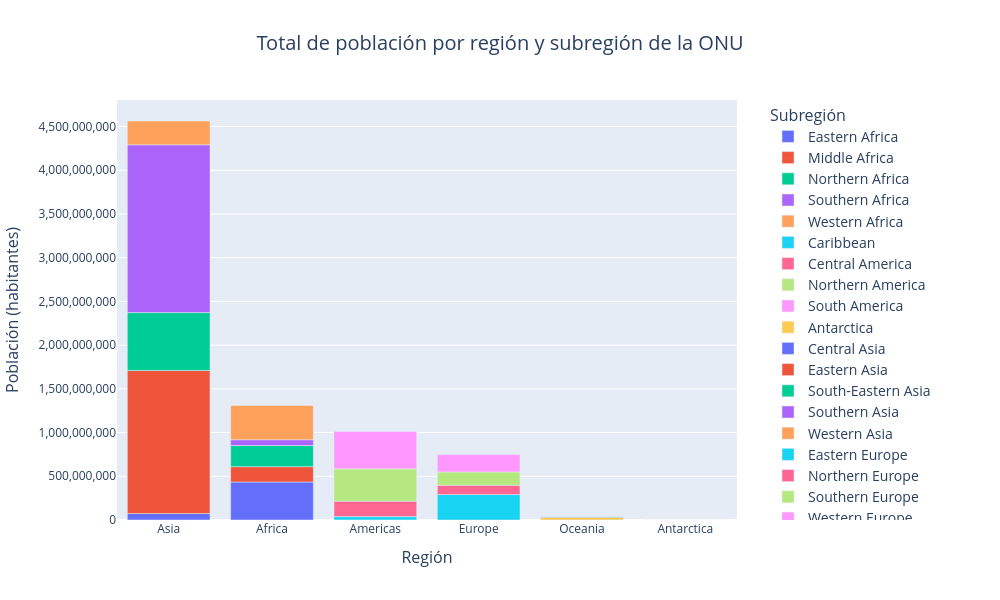

Notebook cell for this chart:
### Markdown cell above
Con el argumento `color=SUBREGION` puede generarse un gráfico de barras apiladas (en inglés, *stacked*) en el que para cada región se muestran sus subregiones.

### Code cell
# Suma de población por región y subregión de la ONU
# Con reset_index() se evita la creación de un índice y 
# así es posible usar más fácilmente todas las columnas en el gráfico
poblacion_region_subregion_suma = paises.groupby(['REGION_UN', 'SUBREGION'])['POP_EST'].sum().reset_index()

# Ordenar las regiones por población total descendente
poblacion_total_region = poblacion_region_subregion_suma.groupby('REGION_UN')['POP_EST'].sum().sort_values(ascending=False).index

# Asignar el orden de las categorías en el eje X
poblacion_region_subregion_suma['REGION_UN'] = pd.Categorical(
    poblacion_region_subregion_suma['REGION_UN'],
    categories=poblacion_total_region,
    ordered=True
)

# Creación del gráfico de barras apiladas
fig = px.bar(
    poblacion_region_subregion_suma,
    x='REGION_UN',
    y='POP_EST',
    color='SUBREGION',
    title='Total de población por región y subregión de la ONU',
    labels={
        'REGION_UN': 'Región',
        'SUBREGION': 'Subregión',
        'POP_EST': 'Población (habitantes)'
    },
    category_orders={'REGION_UN': poblacion_total_region},  # Aplicar el orden de las regiones
    width=1000,   # Ancho de la figura en píxeles
    height=600    # Alto de la figura en píxeles
)

# Actualizar el formato del eje y para evitar notación científica
fig.update_yaxes(tickformat=",d")

# Atributos globales de la figura
fig.update_layout(
    title=dict(
        x=0.5,  # Centrar el título
        font=dict(size=20)
    ),
    xaxis_title=dict(font=dict(size=16)),
    yaxis_title=dict(font=dict(size=16)),
    legend_title=dict(
        text='Subregión',
        font=dict(size=16)
    ),
    legend=dict(
        title_font_size=16,
        font_size=14,
        x=1.05,  # Posición horizontal de la leyenda
        y=1      # Posición vertical de la leyenda
    )
)

# Despliegue del gráfico
mostrar(fig)

### Figure 1 — Plotly figure (JSON) as saved in the notebook; plotly's stock layout.template omitted (floating-point values rounded to 4 significant figures)
{"data": [{"hovertemplate": "Subregión=Eastern Africa<br>Región=%{x}<br>Población (habitantes)=%{y}<extra></extra>", "legendgroup": "Eastern Africa", "marker": {"color": "#636efa", "pattern": {"shape": ""}}, "name": "Eastern Africa", "orientation": "v", "showlegend": true, "textposition": "auto", "type": "bar", "x": ["Africa"], "xaxis": "x", "y": [435200000.0], "yaxis": "y"}, {"hovertemplate": "Subregión=Middle Africa<br>Región=%{x}<br>Población (habitantes)=%{y}<extra></extra>", "legendgroup": "Middle Africa", "marker": {"color": "#EF553B", "pattern": {"shape": ""}}, "name": "Middle Africa", "orientation": "v", "showlegend": true, "textposition": "auto", "type": "bar", "x": ["Africa"], "xaxis": "x", "y": [174300000.0], "yaxis": "y"}, {"hovertemplate": "Subregión=Northern Africa<br>Región=%{x}<br>Población (habitantes)=%{y}<extra></extra>", "legendgroup": "Northern Africa", "marker": {"color": "#00cc96", "pattern": {"shape": ""}}, "name": "Northern Africa", "orientation": "v", "showlegend": true, "textposition": "auto", "type": "bar", "x": ["Africa"], "xaxis": "x", "y": [241800000.0], "yaxis": "y"}, {"hovertemplate": "Subregión=Southern Africa<br>Región=%{x}<br>Población (habitantes)=%{y}<extra></extra>", "legendgroup": "Southern Africa", "marker": {"color": "#ab63fa", "pattern": {"shape": ""}}, "name": "Southern Africa", "orientation": "v", "showlegend": true, "textposition": "auto", "type": "bar", "x": ["Africa"], "xaxis": "x", "y": [66630000.0], "yaxis": "y"}, {"hovertemplate": "Subregión=Western Africa<br>Región=%{x}<br>Población (habitantes)=%{y}<extra></extra>", "legendgroup": "Western Africa", "marker": {"color": "#FFA15A", "pattern": {"shape": ""}}, "name": "Western Africa", "orientation": "v", "showlegend": true, "textposition": "auto", "type": "bar", "x": ["Africa"], "xaxis": "x", "y": [391400000.0], "yaxis": "y"}, {"hovertemplate": "Subregión=Caribbean<br>Región=%{x}<br>Población (habitantes)=%{y}<extra></extra>", "legendgroup": "Caribbean", "marker": {"color": "#19d3f3", "pattern": {"shape": ""}}, "name": "Caribbean", "orientation": "v", "showlegend": true, "textposition": "auto", "type": "bar", "x": ["Americas"], "xaxis": "x", "y": [38980000.0], "yaxis": "y"}, {"hovertemplate": "Subregión=Central America<br>Región=%{x}<br>Población (habitantes)=%{y}<extra></extra>", "legendgroup": "Central America", "marker": {"color": "#FF6692", "pattern": {"shape": ""}}, "name": "Central America", "orientation": "v", "showlegend": true, "textposition": "auto", "type": "bar", "x": ["Americas"], "xaxis": "x", "y": [176600000.0], "yaxis": "y"}, {"hovertemplate": "Subregión=Northern America<br>Región=%{x}<br>Población (habitantes)=%{y}<extra></extra>", "legendgroup": "Northern America", "marker": {"color": "#B6E880", "pattern": {"shape": ""}}, "name": "Northern America", "orientation": "v", "showlegend": true, "textposition": "auto", "type": "bar", "x": ["Americas"], "xaxis": "x", "y": [369200000.0], "yaxis": "y"}, {"hovertemplate": "Subregión=South America<br>Región=%{x}<br>Población (habitantes)=%{y}<extra></extra>", "legendgroup": "South America", "marker": {"color": "#FF97FF", "pattern": {"shape": ""}}, "name": "South America", "orientation": "v", "showlegend": true, "textposition": "auto", "type": "bar", "x": ["Americas"], "xaxis": "x", "y": [427100000.0], "yaxis": "y"}, {"hovertemplate": "Subregión=Antarctica<br>Región=%{x}<br>Población (habitantes)=%{y}<extra></extra>", "legendgroup": "Antarctica", "marker": {"color": "#FECB52", "pattern": {"shape": ""}}, "name": "Antarctica", "orientation": "v", "showlegend": true, "textposition": "auto", "type": "bar", "x": ["Antarctica"], "xaxis": "x", "y": [4490.0], "yaxis": "y"}, {"hovertemplate": "Subregión=Central Asia<br>Región=%{x}<br>Población (habitantes)=%{y}<extra></extra>", "legendgroup": "Central Asia", "marker": {"color": "#636efa", "pattern": {"shape": ""}}, "name": "Central Asia", "orientation": "v", "showlegend": true, "textposition": "auto", "type": "bar", "x": ["Asia"], "xaxis": "x", "y": [73810000.0], "yaxis": "y"}, {"hovertemplate": "Subregión=Eastern Asia<br>Región=%{x}<br>Población (habitantes)=%{y}<extra></extra>", "legendgroup": "Eastern Asia", "marker": {"color": "#EF553B", "pattern": {"shape": ""}}, "name": "Eastern Asia", "orientation": "v", "showlegend": true, "textposition": "auto", "type": "bar", "x": ["Asia"], "xaxis": "x", "y": [1636000000.0], "yaxis": "y"}, {"hovertemplate": "Subregión=South-Eastern Asia<br>Región=%{x}<br>Población (habitantes)=%{y}<extra></extra>", "legendgroup": "South-Eastern Asia", "marker": {"color": "#00cc96", "pattern": {"shape": ""}}, "name": "South-Eastern Asia", "orientation": "v", "showlegend": true, "textposition": "auto", "type": "bar", "x": ["Asia"], "xaxis": "x", "y": [661900000.0], "yaxis": "y"}, {"hovertemplate": "Subregión=Southern Asia<br>Región=%{x}<br>Población (habitantes)=%{y}<extra></extra>", "legendgroup": "Southern Asia", "marker": {"color": "#ab63fa", "pattern": {"shape": ""}}, "name": "Southern Asia", "orientation": "v", "showlegend": true, "textposition": "auto", "type": "bar", "x": ["Asia"], "xaxis": "x", "y": [1919000000.0], "yaxis": "y"}, {"hovertemplate": "Subregión=Western Asia<br>Región=%{x}<br>Población (habitantes)=%{y}<extra></extra>", "legendgroup": "Western Asia", "marker": {"color": "#FFA15A", "pattern": {"shape": ""}}, "name": "Western Asia", "orientation": "v", "showlegend": true, "textposition": "auto", "type": "bar", "x": ["Asia"], "xaxis": "x", "y": [272100000.0], "yaxis": "y"}, {"hovertemplate": "Subregión=Eastern Europe<br>Región=%{x}<br>Población (habitantes)=%{y}<extra></extra>", "legendgroup": "Eastern Europe", "marker": {"color": "#19d3f3", "pattern": {"shape": ""}}, "name": "Eastern Europe", "orientation": "v", "showlegend": true, "textposition": "auto", "type": "bar", "x": ["Europe"], "xaxis": "x", "y": [291100000.0], "yaxis": "y"}, {"hovertemplate": "Subregión=Northern Europe<br>Región=%{x}<br>Población (habitantes)=%{y}<extra></extra>", "legendgroup": "Northern Europe", "marker": {"color": "#FF6692", "pattern": {"shape": ""}}, "name": "Northern Europe", "orientation": "v", "showlegend": true, "textposition": "auto", "type": "bar", "x": ["Europe"], "xaxis": "x", "y": [105800000.0], "yaxis": "y"}, {"hovertemplate": "Subregión=Southern Europe<br>Región=%{x}<br>Población (habitantes)=%{y}<extra></extra>", "legendgroup": "Southern Europe", "marker": {"color": "#B6E880", "pattern": {"shape": ""}}, "name": "Southern Europe", "orientation": "v", "showlegend": true, "textposition": "auto", "type": "bar", "x": ["Europe"], "xaxis": "x", "y": [152700000.0], "yaxis": "y"}, {"hovertemplate": "Subregión=Western Europe<br>Región=%{x}<br>Población (habitantes)=%{y}<extra></extra>", "legendgroup": "Western Europe", "marker": {"color": "#FF97FF", "pattern": {"shape": ""}}, "name": "Western Europe", "orientation": "v", "showlegend": true, "textposition": "auto", "type": "bar", "x": ["Europe"], "xaxis": "x", "y": [198100000.0], "yaxis": "y"}, {"hovertemplate": "Subregión=Australia and New Zealand<br>Región=%{x}<br>Población (habitantes)=%{y}<extra></extra>", "legendgroup": "Australia and New Zealand", "marker": {"color": "#FECB52", "pattern": {"shape": ""}}, "name": "Australia and New Zealand", "orientation": "v", "showlegend": true, "textposition": "auto", "type": "bar", "x": ["Oceania"], "xaxis": "x", "y": [30320000.0], "yaxis": "y"}, {"hovertemplate": "Subregión=Melanesia<br>Región=%{x}<br>Población (habitantes)=%{y}<extra></extra>", "legendgroup": "Melanesia", "marker": {"color": "#636efa", "pattern": {"shape": ""}}, "name": "Melanesia", "orientation": "v", "showlegend": true, "textposition": "auto", "type": "bar", "x": ["Oceania"], "xaxis": "x", "y": [10640000.0], "yaxis": "y"}, {"hovertemplate": "Subregión=Micronesia<br>Región=%{x}<br>Población (habitantes)=%{y}<extra></extra>", "legendgroup": "Micronesia", "marker": {"color": "#EF553B", "pattern": {"shape": ""}}, "name": "Micronesia", "orientation": "v", "showlegend": true, "textposition": "auto", "type": "bar", "x": ["Oceania"], "xaxis": "x", "y": [320800.0], "yaxis": "y"}, {"hovertemplate": "Subregión=Polynesia<br>Región=%{x}<br>Población (habitantes)=%{y}<extra></extra>", "legendgroup": "Polynesia", "marker": {"color": "#00cc96", "pattern": {"shape": ""}}, "name": "Polynesia", "orientation": "v", "showlegend": true, "textposition": "auto", "type": "bar", "x": ["Oceania"], "xaxis": "x", "y": [313200.0], "yaxis": "y"}], "layout": {"barmode": "relative", "height": 600, "legend": {"font": {"size": 14}, "title": {"font": {"size": 16}, "text": "Subregión"}, "tracegroupgap": 0, "x": 1.05, "y": 1}, "title": {"font": {"size": 20}, "text": "Total de población por región y subregión de la ONU", "x": 0.5}, "width": 1000, "xaxis": {"anchor": "y", "categoryarray": ["Asia", "Africa", "Americas", "Europe", "Oceania", "Antarctica"], "categoryorder": "array", "domain": [0.0, 1.0], "title": {"font": {"size": 16}, "text": "Región"}}, "yaxis": {"anchor": "x", "domain": [0.0, 1.0], "tickformat": ",d", "title": {"font": {"size": 16}, "text": "Población (habitantes)"}}}}
